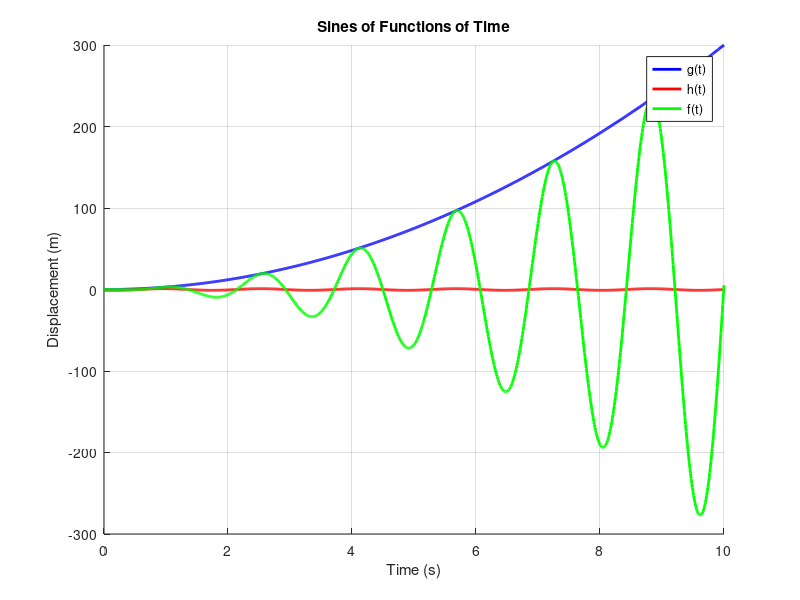

MATLAB code for this plot:
#!/usr/bin/env -S octave -q

% sinplot.m
% Date  : 05 August 2017
% Author: Ankit Pati

hold on;
grid on;

title('Sines of Functions of Time');
xlabel('Time (s)');
ylabel('Displacement (m)');

t = 0 : 0.01 : 10;

g = 3 .* t.^2;
h = sin(4 .* t + 4);
f = g .* h;

plot(t, g, 'color', 'blue' , 'linewidth', 2, 'DisplayName', 'g(t)');
plot(t, h, 'color', 'red'  , 'linewidth', 2, 'DisplayName', 'h(t)');
plot(t, f, 'color', 'green', 'linewidth', 2, 'DisplayName', 'f(t)');

legend('show');

drawnow();
input('Press enter key to terminate...');

% end of sinplot.m
